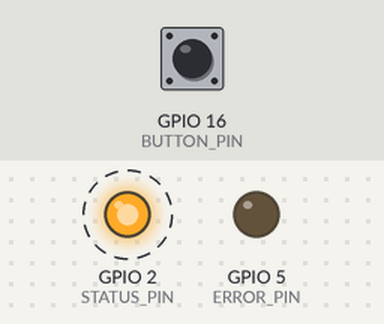
Simulated run of this sketch. Board: ESP8266 (NodeMCU). Parts: output pins drawn as LEDs (lit = HIGH). Dashed ring = blinking. The test bench sets the inputs (shaded band); at power-on: GPIO 16 (BUTTON_PIN) LOW. WiFi joins after 1.5 s; servers stay silent unless stated; what the sketch prints to the serial monitor is not drawn.

Above: at 8.7 s.
8.8 s: GPIO 16 (BUTTON_PIN) pulled HIGH for 3.2 s
At 10.8 s:
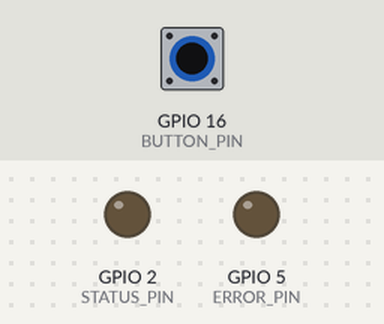
At 12.93 s:
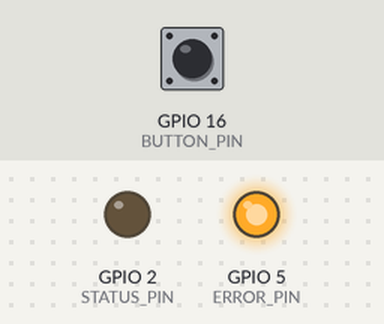
Timing chart, 0 to 19.5 s (numbered marks = the images above; inputs shaded):
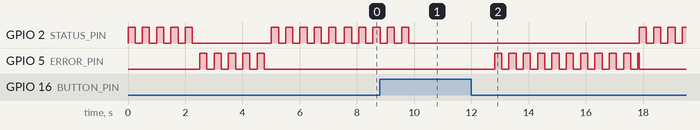

Measured:
- after the input at 8.8 s, GPIO 5 (ERROR_PIN): goes 10 × (HIGH 0.25 s, LOW 0.25 s), HIGH 0.05 s, then LOW, starting after 4.0 s

The sketch:

arduino.ino
```cpp
#include <Arduino.h>

#define __ARDUINO_X86__ 1

#define DEBUG_ESP_PORT Serial
#define DEBUG_ESP_HTTP_CLIENT 1

#include <ESP8266WiFi.h>
#include <ESP8266WiFiMulti.h>

#include <ESP8266HTTPClient.h>

#include <ArduinoJson.h>

//D pins as referenced by NodeMCU V3 silk screen
//Unique to this dev board, so cross-reference your pins!
#define BUTTON_PIN 16 // D0

#define POWER_PIN 4 // D2
#define ERROR_PIN 5  // D1
#define STATUS_PIN 2 // D4

#define BLINK_DELAY 250
#define CONNECTION_RETRIES 50
#define DEBOUNCE_DELAY 50
#define LOOP_DELAY 500
#define NETWORK_DELAY 500

const char *ssid = "<SSID>";
const char *password = "<PASSWORD>";

const char *deviceID = "<Device Identifier>";
const char *baseURL = "<Base URL without endpoints>"; // Include trailing "/"

String fingerprint = "<SHA-1 fingerprint (thumbprint) for the server certificate (including spaces)>";

int tool_armed = 0;
int block_retry = 1;

void setup() {
  // prepare STATUS_PIN
  pinMode( POWER_PIN, OUTPUT );
  pinMode( STATUS_PIN, OUTPUT );
  pinMode( ERROR_PIN, OUTPUT );
  pinMode( BUTTON_PIN, INPUT_PULLDOWN_16 );

  // Clean up
  setOff();

  // Start Serial
  Serial.begin(115200);
  delay(10);

  // Block trying to arm in case switch was accidentally left on
  block_retry = 1;

  Serial.printf( "LOG: Blinking ERROR_PIN\n" );
  blinkLED( ERROR_PIN );
  Serial.printf( "LOG: Operational\n" );
  blinkLED( STATUS_PIN );
}

String getDeviceStatus() {
  return doGetServerRequest( "state" );
}

String doGetServerRequest( String endpoint ) {
  String requestURL = String( (String) baseURL + endpoint + "/" + (String)deviceID );

  HTTPClient http;
  http.begin( requestURL, fingerprint );
  int httpCode = http.GET();
  if (httpCode > 0) {
    if (httpCode == HTTP_CODE_OK) {
      String payload = http.getString();
      return payload;
    } else {
      setError();
      Serial.printf( "ERROR: Invalid response code in HTTP request\n" );
    }
  } else {
    setError();
    Serial.printf( "ERROR: Unexpected error in HTTP request: %s\n", http.errorToString(httpCode).c_str() );
  }
  http.end();
  return "";
}

void loop() {
  // Get button status
  int button_status = digitalRead( BUTTON_PIN );

  // If the button is on, tool is unsafe and we're not blocked from trying, turn it on
  if ( button_status == HIGH && tool_armed == 0 && block_retry == 0 ) {
    delay( DEBOUNCE_DELAY );
    if ( button_status != HIGH ) {
      return;
    }

    // Connect to WiFi network
    Serial.printf( "LOG: Connecting to [%s]...", ssid );

    // Switch wifi on
    WiFi.mode( WIFI_STA );
    WiFi.begin( ssid, password );

    // Wait for connection
    int connection_tries = 0;
    while ( WiFi.status() != WL_CONNECTED && connection_tries < CONNECTION_RETRIES ) {
      Serial.printf( "." );
      delay(250);
      connection_tries++;
    }
    if( WiFi.status() != WL_CONNECTED ) {
      Serial.printf( "\n" );
      setError();
      Serial.printf( "ERROR: Failed to connect to wireless network\n" );
      return;
    } else {
      Serial.printf( "ONLINE!\n" );
    }

    // Wait for network to come up
    delay( NETWORK_DELAY );

    Serial.printf( "LOG: Getting status from server\n" );
    String payload = getDeviceStatus();

    Serial.printf( "LOG: Parsing status from server\n" );
    StaticJsonBuffer<1024> jsonBuffer;
    JsonObject& root = jsonBuffer.parseObject(payload);
    if ( ! root.success() ) {
      setError();
      return;
    }

    // Get state from the data
    tool_armed = (int) root["state"]["powered"];

    // Switch on, else set error
    if ( tool_armed == 1 ) {
      setOn();
    } else {
      setError();
    }

    // Go offline again
    Serial.printf( "LOG: Going offline...\n" );
    WiFi.disconnect( true );
  }

  // If button is off and the tool was on, switch it off
  if ( button_status == LOW && tool_armed == 1 ) {
    delay( DEBOUNCE_DELAY );
    if ( button_status != LOW ) {
      return;
    }

    setOff();
  }

  // If switch is off, tool is safe and retry is blocked, clear errors
  if ( button_status == LOW && tool_armed == 0 && block_retry == 1 ) {
    delay( DEBOUNCE_DELAY );
    if ( button_status != LOW ) {
      return;
    }
    clearError();
  }

  // If switch is on, but we're blocked from retrying, set error
  if ( button_status == HIGH && tool_armed == 0 && block_retry == 1 ) {
    delay( DEBOUNCE_DELAY );
    if ( button_status != HIGH ) {
      return;
    }
    setError();
  }

  delay( LOOP_DELAY );
}

void setOff() {
  digitalWrite( POWER_PIN, LOW );
  tool_armed = 0;
  digitalWrite( STATUS_PIN, LOW );
  Serial.printf( "NOTICE: Tool disabled\n" );
  clearError();
}

void setOn() {
  clearError();
  digitalWrite( STATUS_PIN, HIGH );
  digitalWrite( POWER_PIN, HIGH );
  Serial.printf( "NOTICE: Tool enabled\n" );
}

void setError() {
  blinkLED( ERROR_PIN );
  block_retry = 1;
  Serial.printf( "ERROR: Error set\n" );
  digitalWrite( ERROR_PIN, HIGH );
}

void clearError() {
  digitalWrite( ERROR_PIN, LOW );
  blinkLED( STATUS_PIN );
  block_retry = 0;
  Serial.printf( "NOTICE: Error cleared\n" );
}

void blinkLED( int PIN ) {
  for ( int i = 0 ; i < 5 ; i++ ) {
    digitalWrite( PIN, HIGH );
    delay( BLINK_DELAY );
    digitalWrite( PIN, LOW );
    delay( BLINK_DELAY );
  }
}
```
